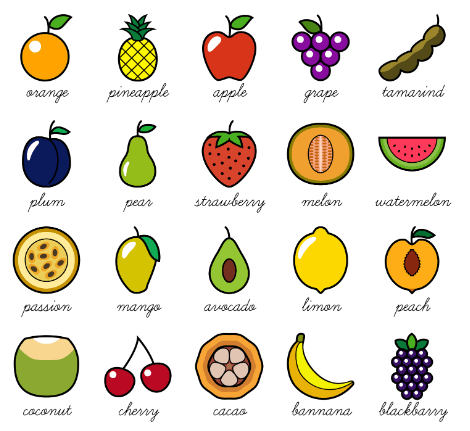
#> input picture 9.Scale Invariant Feature Transform(SIFT)/fruits.png, 470 x 431 px
$ jupyter execute --allow-errors SIFT.ipynb
#> lines starting #> are read from the running program, lines starting #| are printed output that depends on the picture; after the words box and inside, x2 and y2 are one past the last pixel; in counts of white or black regions, pixels touching at a corner belong together
**Image Detection**

[cell 1]
import cv2
from matplotlib import pyplot as plt
import numpy as np
from sklearn.cluster import MeanShift, estimate_bandwidth

MIN_MATCH_COUNT = 3
img2 = cv2.imread(r"fruits.png")
#> img2 is the input picture: shape (431, 470, 3); mean B, G, R 204.3, 219.9, 228
img1 = cv2.imread(r"apple.png")
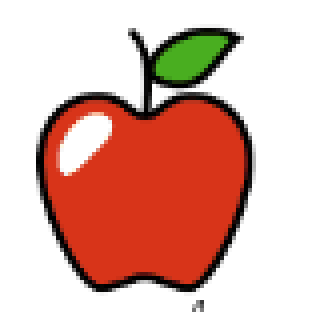
#> input picture 9.Scale Invariant Feature Transform(SIFT)/apple.png, 78 x 78 px (shown 4 times larger)
#> img1 is the input picture: shape (78, 78, 3); mean B, G, R 163.7, 174.6, 219.7
img_rgb = img2.copy()

alg = cv2.SIFT_create()
kp1, des1 = alg.detectAndCompute(img1, None)
#> kp1 = 10 keypoints; (x, y, size): (58, 10, 2.5), (58, 10, 2.5), (34, 26, 2.1), (37, 19, 2.9), (22, 34, 6.8), (37, 15, 3.1), (50, 73, 1.8), (37, 28, 2.7), (46, 15, 12.9), (46, 15, 12.9)
kp2, des2 = alg.detectAndCompute(img2, None)
#> kp2 = 699 keypoints; strongest (x, y, size): (416, 392, 2.5), (416, 376, 2.5), (421, 384, 2.5), (416, 361, 2.5)

x = np.array([kp2[0].pt])
#> x = [[20.53, 347.8]]
for i in range(len(kp2)):
    x = np.append(x, [kp2[i].pt], axis=0)
#> this loop made 699 passes
#> x on passes 1 to 2: [[20.53, 347.8], [20.53, 347.8]], [[20.53, 347.8], [20.53, 347.8], [25.07, 352.4]]
#> after the loop, x = 700 pairs, first value 20.53 to 445.9, second value 15.92 to 419.6
x = x[1:len(x)]
#> x = 699 pairs, first value 20.53 to 445.9, second value 15.92 to 419.6
bandwidth = estimate_bandwidth(x, quantile=0.1, n_samples=500)
#> bandwidth = 70.46
ms = MeanShift(bandwidth=bandwidth, bin_seeding=True, cluster_all=True)
ms.fit(x)
labels = ms.labels_
#> labels = 699 values, max 11 at index 108, min 0 at index 444, mean 3.23
cluster_centers = ms.cluster_centers_
#> cluster_centers = [[410.8, 371.1], [225.5, 158.5], [140.1, 59.36], [225.7, 367], [319, 54.73], [48.2, 259.9], [362.4, 152], [414.4, 58.08], [131.7, 367.3], [49.04, 151.6], [314.2, 306.7], [141.5, 283.9]]
labels_unique = np.unique(labels)
#> labels_unique = [0, 1, 2, 3, 4, 5, 6, 7, 8, 9, 10, 11]
n_clusters_ = len(labels_unique)
#> n_clusters_ = 12

print("Number of estimated clusters: %d" % n_clusters_)
#| Number of estimated clusters: 12

s = [None] * n_clusters_
#> s = 12 items
for i in range(n_clusters_):
    l = ms.labels_
    d, = np.where(l == i)
    s[i] = list(kp2[xx] for xx in d)

des2_ = des2
for i in range(n_clusters_):
    kp2 = s[i]
    d, = np.where(labels == i)
    des2 = des2_[d, :]
    if len(kp2) < 2 or len(kp1) < 2:
        continue

    FLANN_INDEX_KDTREE = 0
    index_params = dict(algorithm=FLANN_INDEX_KDTREE, trees=5)
    search_params = dict(checks=50)
    flann = cv2.FlannBasedMatcher(index_params, search_params)

    des1 = np.float32(des1)
    des2 = np.float32(des2)
    matches = flann.knnMatch(des1, des2, 2)

    good = []
    for m, n in matches:
        if m.distance < 0.5 * n.distance:
            good.append(m)

    if len(good) > MIN_MATCH_COUNT:
        src_pts = np.float32([kp1[m.queryIdx].pt for m in good]).reshape(-1, 1, 2)
        dst_pts = np.float32([kp2[m.trainIdx].pt for m in good]).reshape(-1, 1, 2)
        M, mask = cv2.findHomography(src_pts, dst_pts, cv2.RANSAC, 2)

        if M is None:
            print("No Homography")
            continue

        h, w = img1.shape[:2]
        corners = np.float32([[0, 0], [0, h-1], [w-1, h-1], [w-1, 0]]).reshape(-1, 1, 2)
        transformedCorners = cv2.perspectiveTransform(corners, M)
        x = int(transformedCorners[0][0][0])
        y = int(transformedCorners[0][0][1])

        cv2.rectangle(img_rgb, (x, y), (x+w, y+h), (0, 0, 255), 3)
        img2 = cv2.polylines(img2, [np.int32(transformedCorners)], True, (0, 0, 255), 2, cv2.LINE_AA)
#> this loop made 12 passes
#> (src_pts, mask, x, y) on pass 3: ([[21.61, 34], [34.19, 25.62], [58.11, 9.57], [58.11, 9.57]], [1, 1, 1, 1], 145, 27)
#> (mask, transformedCorners, x, y) on pass 5: ([1, 1, 1, 1, 1], [[193, 8], [193, 85], [270, 85], [270, 8]], 192, 7)
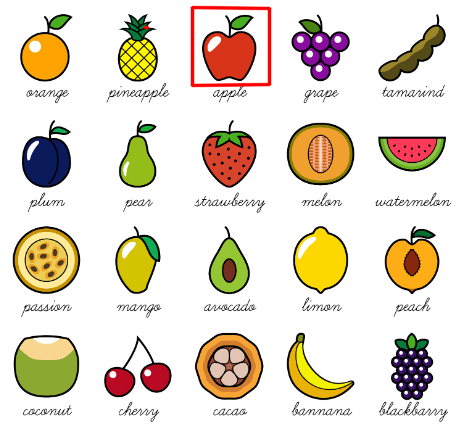
#> img2: shape (431, 470, 3); mean B, G, R 203, 218.6, 228.1
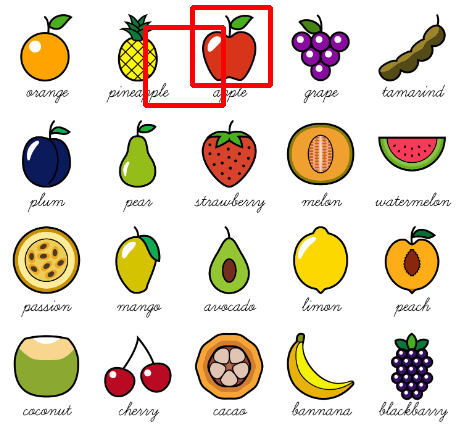
#> img_rgb: shape (431, 470, 3); 1.5% of pixels changed, all inside (x1, y1, x2, y2) = (143, 5, 273, 108)

img1_rgb = cv2.cvtColor(img1, cv2.COLOR_BGR2RGB)
img_rgb = cv2.cvtColor(img_rgb, cv2.COLOR_BGR2RGB)

plt.figure(figsize=(12, 6))
plt.subplot(121)
plt.title('Template Image')
plt.axis('off')
plt.imshow(img1_rgb)

plt.subplot(122)
plt.title('Scene Image with Detected Object')
plt.axis('off')
plt.imshow(img_rgb)
plt.tight_layout()
plt.show()
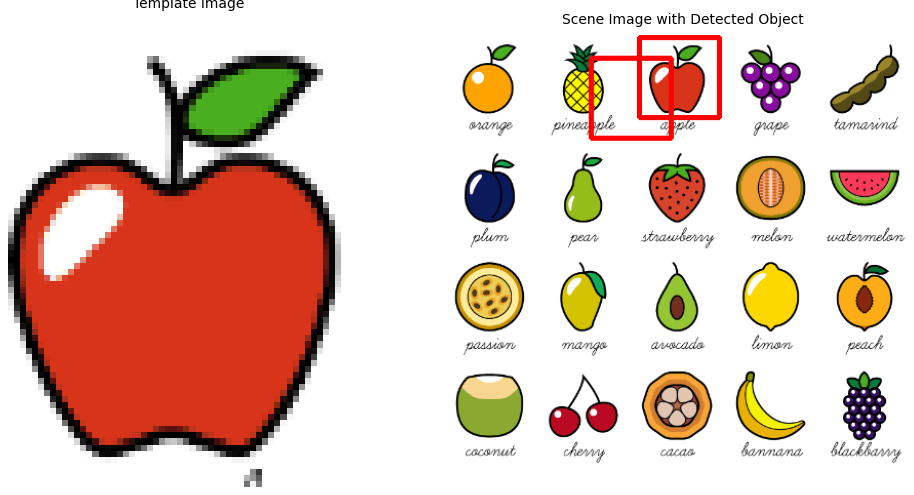
#> figure drawn by matplotlib, 2 panels
